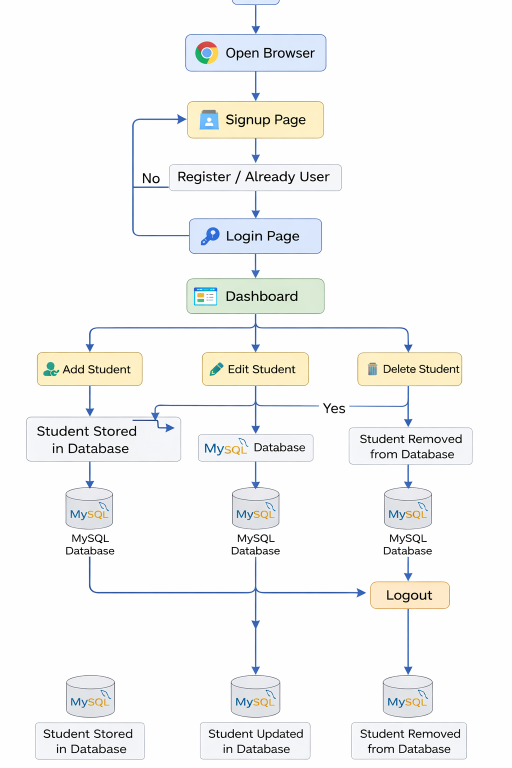
#> input picture image-handling-basics/demo_digram.png, 1024 x 1536 px, found by its file name (shown at 1/2 size)
$ python grayscale_conversion.py
#> lines starting #> are read from the running program, lines starting #| are printed output that depends on the picture
import cv2

image = cv2.imread('Phase-1\demo_digram.png')
#> image is the input picture: shape (1536, 1024, 3); mean B, G, R 244.8, 245.5, 244.9

if image is not None:
    gray_image = cv2.cvtColor(image, cv2.COLOR_BGR2GRAY)
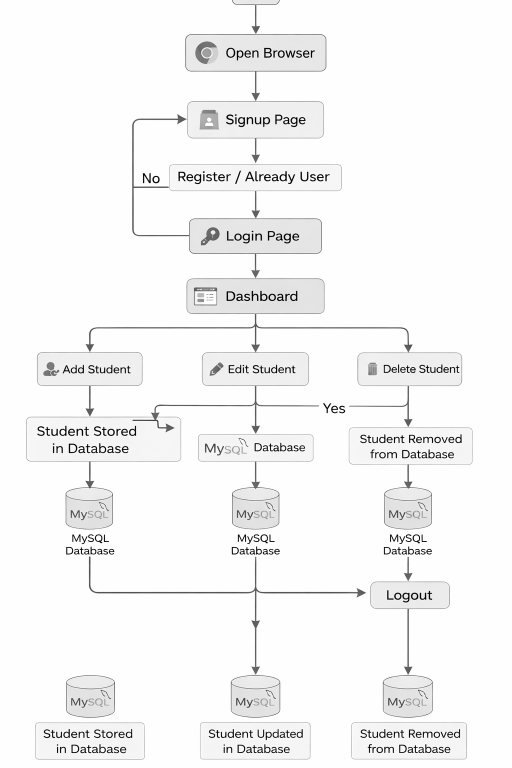
#> gray_image: shape (1536, 1024) (shown at 1/2 size); min 0, max 255, mean 245.2
    cv2.imshow('Grayscale Image', gray_image)
    cv2.waitKey(2000)
    cv2.destroyAllWindows()

else:
    print("Error: Image not found.")
